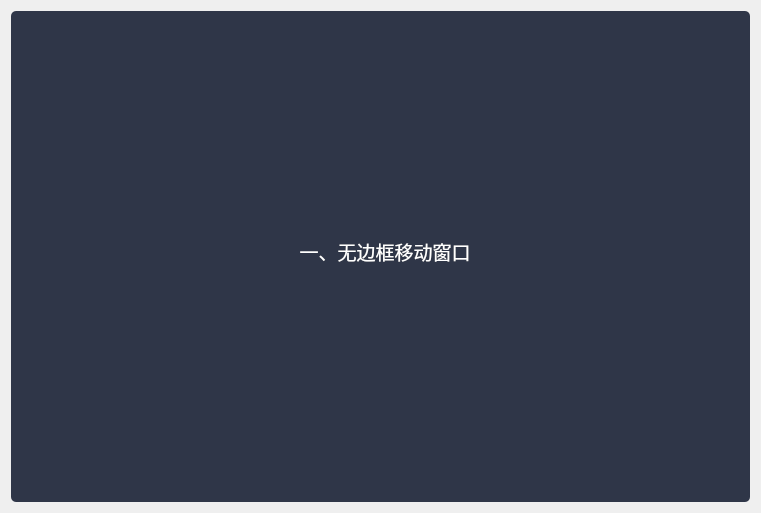
<?xml version="1.0" encoding="UTF-8"?>
<ui version="4.0">
 <class>Form</class>
 <widget class="QWidget" name="Form">
  <property name="geometry">
   <rect>
    <x>0</x>
    <y>0</y>
    <width>761</width>
    <height>513</height>
   </rect>
  </property>
  <property name="windowTitle">
   <string>Form</string>
  </property>
  <property name="styleSheet">
   <string notr="true">*
{
	font: 10pt &quot;楷体&quot;;
	font-size:14pt;
	color:white;
}

QFrame#frame
{
	background-color:#2F3648;
	border-radius: 5px;
}

/*原始*/ 
QPushButton
{
	background-color:#2F3648;
	border-radius: 0px;
}

/*悬停*/ 
QPushButton:hover
{
	color:#3376c1;
}

/*按下*/ 
QPushButton:pressed
{
	padding-bottom:-2px;
	padding-left:1px
}</string>
  </property>
  <layout class="QHBoxLayout" name="horizontalLayout">
   <item>
    <widget class="QFrame" name="frame">
     <property name="frameShape">
      <enum>QFrame::StyledPanel</enum>
     </property>
     <property name="frameShadow">
      <enum>QFrame::Raised</enum>
     </property>
     <widget class="QPushButton" name="pushButton">
      <property name="geometry">
       <rect>
        <x>274</x>
        <y>220</y>
        <width>200</width>
        <height>40</height>
       </rect>
      </property>
      <property name="text">
       <string>一、无边框移动窗口</string>
      </property>
     </widget>
    </widget>
   </item>
  </layout>
 </widget>
 <resources/>
 <connections/>
</ui>
